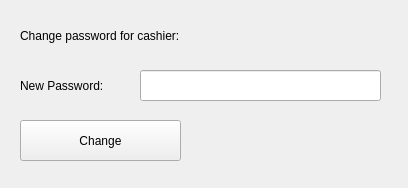
<?xml version="1.0" encoding="UTF-8"?>
<ui version="4.0">
 <class>MainWindow</class>
 <widget class="QMainWindow" name="MainWindow">
  <property name="geometry">
   <rect>
    <x>0</x>
    <y>0</y>
    <width>408</width>
    <height>188</height>
   </rect>
  </property>
  <property name="windowTitle">
   <string>BearPOS - Change Cashier Password</string>
  </property>
  <widget class="QWidget" name="centralwidget">
   <widget class="QLabel" name="label">
    <property name="geometry">
     <rect>
      <x>20</x>
      <y>70</y>
      <width>111</width>
      <height>31</height>
     </rect>
    </property>
    <property name="text">
     <string>New Password:</string>
    </property>
   </widget>
   <widget class="QLineEdit" name="newPass">
    <property name="geometry">
     <rect>
      <x>140</x>
      <y>70</y>
      <width>241</width>
      <height>31</height>
     </rect>
    </property>
    <property name="echoMode">
     <enum>QLineEdit::Password</enum>
    </property>
   </widget>
   <widget class="QPushButton" name="confirmChangePass">
    <property name="geometry">
     <rect>
      <x>20</x>
      <y>120</y>
      <width>161</width>
      <height>41</height>
     </rect>
    </property>
    <property name="text">
     <string>Change</string>
    </property>
   </widget>
   <widget class="QLabel" name="cashierNamePlaceholder">
    <property name="geometry">
     <rect>
      <x>20</x>
      <y>20</y>
      <width>361</width>
      <height>31</height>
     </rect>
    </property>
    <property name="text">
     <string>Change password for cashier:</string>
    </property>
   </widget>
  </widget>
 </widget>
 <resources/>
 <connections/>
</ui>
